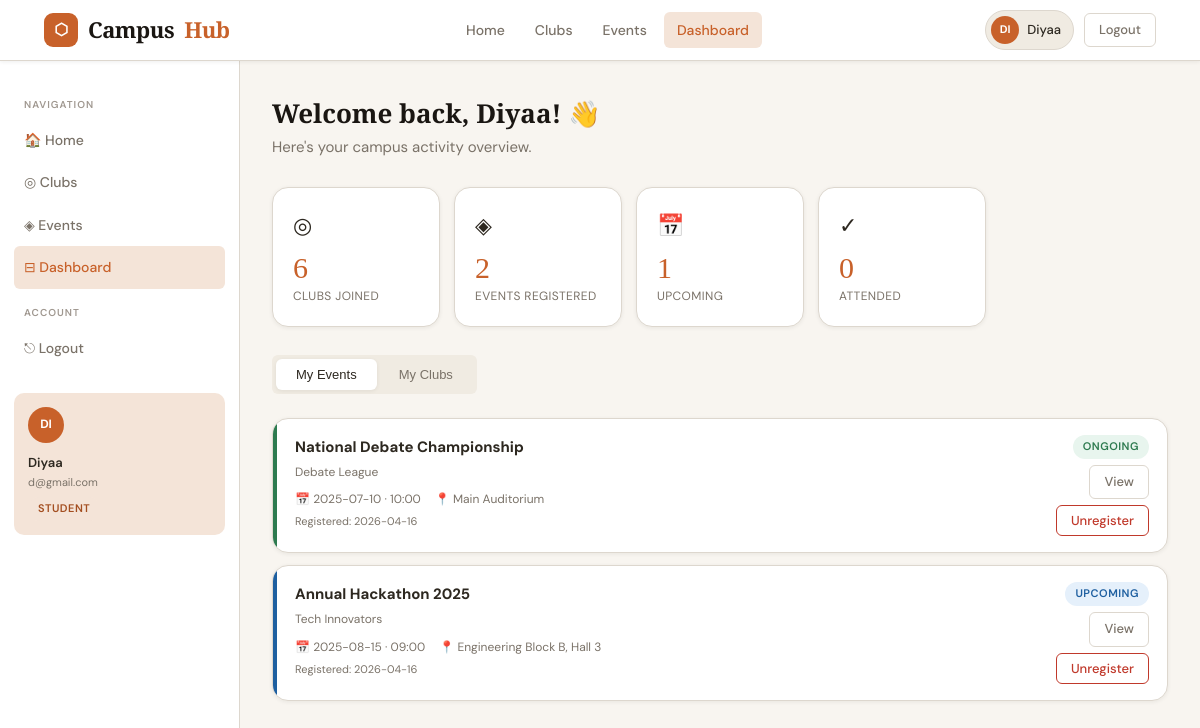
Screenshot of /dashboard (signed in) with the database file from the repository.
### tables this page shows
CREATE TABLE users (
    id            INTEGER PRIMARY KEY AUTOINCREMENT,
    name          TEXT    NOT NULL,
    email         TEXT    NOT NULL UNIQUE,
    password_hash TEXT    NOT NULL,
    role          TEXT    NOT NULL DEFAULT 'student'
                            CHECK(role IN ('student','club_admin','super_admin')),
    is_active     INTEGER NOT NULL DEFAULT 1,
    bio           TEXT,
    created_at    DATETIME NOT NULL DEFAULT CURRENT_TIMESTAMP
);

CREATE TABLE registrations (
    id            INTEGER PRIMARY KEY AUTOINCREMENT,
    user_id       INTEGER NOT NULL REFERENCES users(id)  ON DELETE CASCADE,
    event_id      INTEGER NOT NULL REFERENCES events(id) ON DELETE CASCADE,
    registered_at DATETIME NOT NULL DEFAULT CURRENT_TIMESTAMP,
    UNIQUE(user_id, event_id)
);

CREATE TABLE events (
    id               INTEGER PRIMARY KEY AUTOINCREMENT,
    club_id          INTEGER NOT NULL REFERENCES clubs(id) ON DELETE CASCADE,
    title            TEXT    NOT NULL,
    description      TEXT    NOT NULL,
    event_date       TEXT    NOT NULL,   -- ISO date: YYYY-MM-DD
    event_time       TEXT    NOT NULL,   -- HH:MM
    end_date         TEXT,               -- ISO date
    venue            TEXT    NOT NULL,
    max_participants INTEGER NOT NULL DEFAULT 50,
    status           TEXT    NOT NULL DEFAULT 'upcoming'
                               CHECK(status IN ('upcoming','ongoing','completed')),
    category         TEXT,
    image_url        TEXT,
    created_at       DATETIME NOT NULL DEFAULT CURRENT_TIMESTAMP
);

CREATE TABLE clubs (
    id          INTEGER PRIMARY KEY AUTOINCREMENT,
    name        TEXT    NOT NULL UNIQUE,
    category    TEXT    NOT NULL,
    description TEXT    NOT NULL,
    admin_id    INTEGER REFERENCES users(id) ON DELETE SET NULL,
    status      TEXT    NOT NULL DEFAULT 'pending'
                          CHECK(status IN ('pending','approved','rejected')),
    logo_url    TEXT,
    created_at  DATETIME NOT NULL DEFAULT CURRENT_TIMESTAMP
);

### app.py (the view, shortened to what this page needs)
@app.route('/dashboard')
@login_required
def dashboard():
    db   = get_db()
    uid  = session['user_id']
    role = session['role']
    if role == 'super_admin':
        data = {
            'total_users':   db.execute("SELECT COUNT(*) FROM users").fetchone()[0],
            'total_clubs':   db.execute("SELECT COUNT(*) FROM clubs").fetchone()[0],
            'total_events':  db.execute("SELECT COUNT(*) FROM events").fetchone()[0],
            'total_regs':    db.execute("SELECT COUNT(*) FROM registrations").fetchone()[0],
            'pending_clubs': db.execute("SELECT * FROM clubs WHERE status='pending'").fetchall(),
            'recent_users':  db.execute("SELECT * FROM users ORDER BY created_at DESC LIMIT 8").fetchall(),
            'all_clubs':     db.execute(
                """SELECT c.*, u.name AS admin_name,
                   (SELECT COUNT(*) FROM club_members cm WHERE cm.club_id=c.id) AS member_count
                   FROM clubs c LEFT JOIN users u ON c.admin_id=u.id ORDER BY c.created_at DESC"""
            ).fetchall(),
            'all_events': db.execute(
                """SELECT e.*, c.name AS club_name,
                   (SELECT COUNT(*) FROM registrations r WHERE r.event_id=e.id) AS reg_count
                   FROM events e JOIN clubs c ON e.club_id=c.id ORDER BY e.event_date DESC"""
            ).fetchall(),
        }
        return render_template('dashboard_admin.html', **data)
    else:  # student
        my_clubs = db.execute(
            """SELECT c.*, cm.joined_at,
               (SELECT COUNT(*) FROM club_members x WHERE x.club_id=c.id) AS member_count
               FROM clubs c JOIN club_members cm ON c.id=cm.club_id
               WHERE cm.user_id=?""",
            (uid,)
        ).fetchall()
        my_events = db.execute(
            """SELECT e.*, c.name AS club_name, r.registered_at,
               (SELECT COUNT(*) FROM registrations x WHERE x.event_id=e.id) AS reg_count
               FROM events e JOIN clubs c ON e.club_id=c.id
               JOIN registrations r ON e.id=r.event_id
               WHERE r.user_id=? ORDER BY e.event_date ASC""",
            (uid,)
        ).fetchall()
        return render_template('dashboard_student.html',
                               my_clubs=my_clubs, my_events=my_events)

### app.py (called while the page is built)
def get_db():
    if 'db' not in g:
        g.db = sqlite3.connect(
            app.config['DATABASE'],
            detect_types=sqlite3.PARSE_DECLTYPES
        )
        g.db.row_factory = sqlite3.Row  # rows behave like dicts
        g.db.execute("PRAGMA foreign_keys = ON")
    return g.db

def login_required(f):
    @wraps(f)
    def decorated(*args, **kwargs):
        if 'user_id' not in session:
            flash('Please log in to continue.', 'warning')
            return redirect(url_for('login'))
        return f(*args, **kwargs)
    return decorated

@app.context_processor
def inject_user():
    user = None
    if 'user_id' in session:
        db = get_db()
        row = db.execute("SELECT * FROM users WHERE id = ?", (session['user_id'],)).fetchone()
        if row:
            user = dict(row)
    return dict(current_user=user)

### templates/dashboard_student.html (shortened to what this page needs)
{% extends "base.html" %}
{% block content %}
<div class="dashboard-layout">
  <aside class="sidebar">
    <div class="sidebar-section">
      <span class="sidebar-heading">Navigation</span>
      <a href="{{ url_for('home') }}"      class="sidebar-link">🏠 Home</a>
      <a href="{{ url_for('clubs') }}"     class="sidebar-link">◎ Clubs</a>
      <a href="{{ url_for('events') }}"    class="sidebar-link">◈ Events</a>
      <a href="{{ url_for('dashboard') }}" class="sidebar-link active">⊟ Dashboard</a>
    </div>
    <div class="sidebar-section" style="margin-top:8px;">
      <span class="sidebar-heading">Account</span>
      <a href="{{ url_for('logout') }}" class="sidebar-link">⎋ Logout</a>
    </div>
    <div style="padding:16px 14px;margin-top:auto;">
      <div style="background:var(--accent-light);border:1.5px solid var(--accent)33;border-radius:var(--r);padding:14px;">
        <div class="member-avatar" style="margin-bottom:10px;">{{ current_user.name[:2].upper() }}</div>
        <div style="font-weight:600;font-size:13px;">{{ current_user.name }}</div>
        <div style="font-size:11px;color:var(--muted);">{{ current_user.email }}</div>
        <span class="badge badge-accent" style="margin-top:6px;">Student</span>
      </div>
    </div>
  </aside>
  <main class="dash-content">
    <div class="dash-header fade-in">
      <h1>Welcome back, {{ current_user.name.split()[0] }}! 👋</h1>
      <p>Here's your campus activity overview.</p>
    </div>
    <div class="stat-cards">
      <div class="stat-card">
        <div class="stat-card-icon">◎</div>
        <div class="stat-card-value">{{ my_clubs|length }}</div>
        <div class="stat-card-label">Clubs Joined</div>
      </div>
      <div class="stat-card">
        <div class="stat-card-icon">◈</div>
        <div class="stat-card-value">{{ my_events|length }}</div>
        <div class="stat-card-label">Events Registered</div>
      </div>
      <div class="stat-card">
        <div class="stat-card-icon">📅</div>
        <div class="stat-card-value">{{ my_events|selectattr('status','eq','upcoming')|list|length }}</div>
        <div class="stat-card-label">Upcoming</div>
      </div>
      <div class="stat-card">
        <div class="stat-card-icon">✓</div>
        <div class="stat-card-value">{{ my_events|selectattr('status','eq','completed')|list|length }}</div>
        <div class="stat-card-label">Attended</div>
      </div>
    </div>
    <div class="tabs">
      <button class="tab-btn active" data-tab="tab-events">My Events</button>
      <button class="tab-btn" data-tab="tab-clubs">My Clubs</button>
    </div>
    <div>
      <div class="tab-panel active" id="tab-events">
        {% if my_events %}
        <div style="display:flex;flex-direction:column;gap:12px;">
          {% for event in my_events %}
          <div class="card" style="display:flex;gap:0;overflow:hidden;">
            <div style="width:4px;background:{{ 'var(--blue)' if event.status=='upcoming' else ('var(--green)' if event.status=='ongoing' else 'var(--parchment)') }};"></div>
            <div style="padding:16px 18px;flex:1;display:flex;justify-content:space-between;align-items:flex-start;gap:12px;flex-wrap:wrap;">
              <div>
                <h4 style="font-size:15px;margin-bottom:4px;">{{ event.title }}</h4>
                <div style="font-size:12px;color:var(--muted);">{{ event.club_name }}</div>
                <div style="display:flex;gap:14px;margin-top:8px;font-size:12px;color:var(--muted);">
                  <span>📅 {{ event.event_date }} · {{ event.event_time }}</span>
                  <span>📍 {{ event.venue }}</span>
                </div>
                <div style="font-size:11px;color:var(--muted);margin-top:4px;">Registered: {{ event.registered_at[:10] if event.registered_at else '' }}</div>
              </div>
              <div style="display:flex;flex-direction:column;gap:6px;align-items:flex-end;">
                <span class="badge badge-{{ event.status }}">{{ event.status|capitalize }}</span>
                <a href="{{ url_for('event_detail', event_id=event.id) }}" class="btn btn-ghost btn-sm">View</a>
                {% if event.status != 'completed' %}
                <form method="POST" action="{{ url_for('unregister_event', event_id=event.id) }}"
                  onsubmit="return confirm('Unregister from this event?')">
                  <button type="submit" class="btn btn-sm" style="border:1.5px solid var(--red);color:var(--red);background:none;">Unregister</button>
                </form>
                {% endif %}
              </div>
            </div>
          </div>
          {% endfor %}
        </div>
        {% endif %}
      </div>
    </div>
  </main>
</div>
{% endblock %}

### templates/base.html (shortened to what this page needs)
<!DOCTYPE html>
<html lang="en">
<head>
  <link rel="stylesheet" href="{{ url_for('static', filename='css/main.css') }}" />
</head>
<body>
<nav class="navbar">
  <div class="container">
    <div class="navbar-inner">
      <a href="{{ url_for('home') }}" class="navbar-brand">
        <div class="navbar-logo">⬡</div>
        Campus<span class="navbar-brand-dot">Hub</span>
      </a>
      <div class="navbar-links">
        <a href="{{ url_for('home') }}"   class="navbar-link">Home</a>
        <a href="{{ url_for('clubs') }}"  class="navbar-link">Clubs</a>
        <a href="{{ url_for('events') }}" class="navbar-link">Events</a>
        {% if current_user %}
          <a href="{{ url_for('dashboard') }}" class="navbar-link">Dashboard</a>
        {% endif %}
      </div>
      <div class="navbar-actions">
        {% if current_user %}
          <a href="{{ url_for('dashboard') }}" class="user-chip">
            <div class="user-avatar">{{ current_user.name[:2].upper() }}</div>
            {{ current_user.name.split()[0] }}
          </a>
          <a href="{{ url_for('logout') }}" class="btn btn-ghost btn-sm">Logout</a>
        {% else %}
          <a href="{{ url_for('login') }}"    class="btn btn-ghost btn-sm">Sign In</a>
          <a href="{{ url_for('register') }}" class="btn btn-primary btn-sm">Join Free</a>
        {% endif %}
      </div>
    </div>
  </div>
</nav>
{% block content %}{% endblock %}
</body>
</html>

### rows the page displays
users: name "DI", name "Diyaa", email "d@gmail.com"
registrations: title "National Debate Championship", club_name "Debate League", event_date "2025-07-10", event_time "10:00", venue "Main Auditorium", registered_at "2026-04-16", status "ONGOING"
registrations: title "Annual Hackathon 2025", club_name "Tech Innovators", event_date "2025-08-15", event_time "09:00", venue "Engineering Block B, Hall 3", registered_at "2026-04-16", status "UPCOMING"

### other values shown
{{ my_clubs|length }} "6"
{{ my_events|length }} "2"
{{ my_events|selectattr('status','eq','upcoming')|list|length }} "1"
{{ my_events|selectattr('status','eq','completed')|list|length }} "0"
